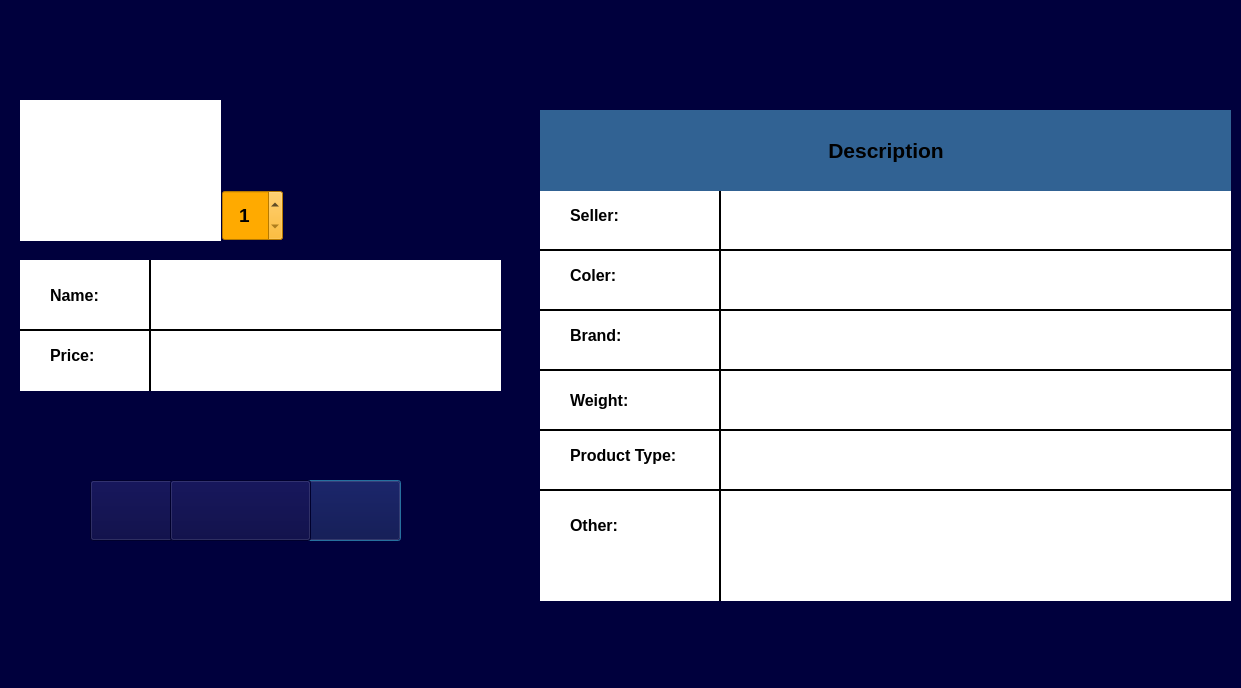
<?xml version="1.0" encoding="UTF-8"?>
<ui version="4.0">
 <class>add_to_cart</class>
 <widget class="QDialog" name="add_to_cart">
  <property name="geometry">
   <rect>
    <x>0</x>
    <y>0</y>
    <width>1241</width>
    <height>688</height>
   </rect>
  </property>
  <property name="windowTitle">
   <string>Dialog</string>
  </property>
  <property name="styleSheet">
   <string notr="true">background-color: rgb(0, 0, 61);
</string>
  </property>
  <widget class="QWidget" name="widget" native="true">
   <property name="geometry">
    <rect>
     <x>20</x>
     <y>100</y>
     <width>201</width>
     <height>141</height>
    </rect>
   </property>
   <property name="font">
    <font>
     <pointsize>1</pointsize>
    </font>
   </property>
   <property name="styleSheet">
    <string notr="true">background-color: rgb(255, 255, 255);</string>
   </property>
  </widget>
  <widget class="QPushButton" name="pushButton">
   <property name="geometry">
    <rect>
     <x>260</x>
     <y>480</y>
     <width>141</width>
     <height>61</height>
    </rect>
   </property>
   <property name="font">
    <font>
     <pointsize>12</pointsize>
     <bold>true</bold>
    </font>
   </property>
   <property name="styleSheet">
    <string notr="true">background-color: rgb(0, 0, 61);
background-image: url(:/new/prefix1/add to cart.png);
</string>
   </property>
   <property name="text">
    <string/>
   </property>
  </widget>
  <widget class="QPushButton" name="pushButton_2">
   <property name="geometry">
    <rect>
     <x>90</x>
     <y>480</y>
     <width>135</width>
     <height>61</height>
    </rect>
   </property>
   <property name="font">
    <font>
     <pointsize>12</pointsize>
     <bold>true</bold>
    </font>
   </property>
   <property name="styleSheet">
    <string notr="true">background-color: rgb(0, 0, 61);
background-image: url(:/new/prefix1/cancel.png);</string>
   </property>
   <property name="text">
    <string/>
   </property>
  </widget>
  <widget class="QWidget" name="widget_2" native="true">
   <property name="geometry">
    <rect>
     <x>540</x>
     <y>110</y>
     <width>691</width>
     <height>491</height>
    </rect>
   </property>
   <property name="styleSheet">
    <string notr="true">background-color: rgb(255, 255, 255);</string>
   </property>
   <widget class="Line" name="line_2">
    <property name="geometry">
     <rect>
      <x>170</x>
      <y>70</y>
      <width>20</width>
      <height>421</height>
     </rect>
    </property>
    <property name="styleSheet">
     <string notr="true">background-color: rgb();</string>
    </property>
    <property name="frameShadow">
     <enum>QFrame::Plain</enum>
    </property>
    <property name="lineWidth">
     <number>2</number>
    </property>
    <property name="orientation">
     <enum>Qt::Vertical</enum>
    </property>
   </widget>
   <widget class="Line" name="line_3">
    <property name="geometry">
     <rect>
      <x>0</x>
      <y>190</y>
      <width>691</width>
      <height>20</height>
     </rect>
    </property>
    <property name="styleSheet">
     <string notr="true">background-color: rgb();</string>
    </property>
    <property name="frameShadow">
     <enum>QFrame::Plain</enum>
    </property>
    <property name="lineWidth">
     <number>2</number>
    </property>
    <property name="orientation">
     <enum>Qt::Horizontal</enum>
    </property>
   </widget>
   <widget class="QLabel" name="label_3">
    <property name="geometry">
     <rect>
      <x>30</x>
      <y>150</y>
      <width>111</width>
      <height>31</height>
     </rect>
    </property>
    <property name="font">
     <font>
      <pointsize>12</pointsize>
      <bold>true</bold>
     </font>
    </property>
    <property name="text">
     <string>Coler:</string>
    </property>
   </widget>
   <widget class="QLabel" name="label_coler">
    <property name="geometry">
     <rect>
      <x>190</x>
      <y>150</y>
      <width>491</width>
      <height>31</height>
     </rect>
    </property>
    <property name="font">
     <font>
      <pointsize>18</pointsize>
      <bold>true</bold>
     </font>
    </property>
    <property name="text">
     <string/>
    </property>
   </widget>
   <widget class="Line" name="line_4">
    <property name="geometry">
     <rect>
      <x>0</x>
      <y>250</y>
      <width>691</width>
      <height>20</height>
     </rect>
    </property>
    <property name="styleSheet">
     <string notr="true">background-color: rgb();</string>
    </property>
    <property name="frameShadow">
     <enum>QFrame::Plain</enum>
    </property>
    <property name="lineWidth">
     <number>2</number>
    </property>
    <property name="orientation">
     <enum>Qt::Horizontal</enum>
    </property>
   </widget>
   <widget class="QLabel" name="label_4">
    <property name="geometry">
     <rect>
      <x>30</x>
      <y>210</y>
      <width>111</width>
      <height>31</height>
     </rect>
    </property>
    <property name="font">
     <font>
      <pointsize>12</pointsize>
      <bold>true</bold>
     </font>
    </property>
    <property name="text">
     <string>Brand:</string>
    </property>
   </widget>
   <widget class="QLabel" name="label_brand">
    <property name="geometry">
     <rect>
      <x>190</x>
      <y>210</y>
      <width>491</width>
      <height>41</height>
     </rect>
    </property>
    <property name="font">
     <font>
      <pointsize>18</pointsize>
      <bold>true</bold>
     </font>
    </property>
    <property name="text">
     <string/>
    </property>
   </widget>
   <widget class="Line" name="line_5">
    <property name="geometry">
     <rect>
      <x>0</x>
      <y>310</y>
      <width>691</width>
      <height>20</height>
     </rect>
    </property>
    <property name="styleSheet">
     <string notr="true">background-color: rgb();</string>
    </property>
    <property name="frameShadow">
     <enum>QFrame::Plain</enum>
    </property>
    <property name="lineWidth">
     <number>2</number>
    </property>
    <property name="orientation">
     <enum>Qt::Horizontal</enum>
    </property>
   </widget>
   <widget class="QLabel" name="label_5">
    <property name="geometry">
     <rect>
      <x>30</x>
      <y>270</y>
      <width>111</width>
      <height>41</height>
     </rect>
    </property>
    <property name="font">
     <font>
      <pointsize>12</pointsize>
      <bold>true</bold>
     </font>
    </property>
    <property name="text">
     <string>Weight:</string>
    </property>
   </widget>
   <widget class="QLabel" name="label_weight">
    <property name="geometry">
     <rect>
      <x>190</x>
      <y>270</y>
      <width>491</width>
      <height>41</height>
     </rect>
    </property>
    <property name="font">
     <font>
      <pointsize>18</pointsize>
      <bold>true</bold>
     </font>
    </property>
    <property name="text">
     <string/>
    </property>
   </widget>
   <widget class="Line" name="line_6">
    <property name="geometry">
     <rect>
      <x>0</x>
      <y>370</y>
      <width>691</width>
      <height>20</height>
     </rect>
    </property>
    <property name="styleSheet">
     <string notr="true">background-color: rgb();</string>
    </property>
    <property name="frameShadow">
     <enum>QFrame::Plain</enum>
    </property>
    <property name="lineWidth">
     <number>2</number>
    </property>
    <property name="orientation">
     <enum>Qt::Horizontal</enum>
    </property>
   </widget>
   <widget class="QLabel" name="label_6">
    <property name="geometry">
     <rect>
      <x>30</x>
      <y>330</y>
      <width>141</width>
      <height>31</height>
     </rect>
    </property>
    <property name="font">
     <font>
      <pointsize>12</pointsize>
      <bold>true</bold>
     </font>
    </property>
    <property name="text">
     <string>Product Type:</string>
    </property>
   </widget>
   <widget class="QLabel" name="label_type">
    <property name="geometry">
     <rect>
      <x>190</x>
      <y>330</y>
      <width>491</width>
      <height>41</height>
     </rect>
    </property>
    <property name="font">
     <font>
      <pointsize>18</pointsize>
      <bold>true</bold>
     </font>
    </property>
    <property name="text">
     <string/>
    </property>
   </widget>
   <widget class="Line" name="line_7">
    <property name="geometry">
     <rect>
      <x>0</x>
      <y>130</y>
      <width>691</width>
      <height>20</height>
     </rect>
    </property>
    <property name="styleSheet">
     <string notr="true">background-color: rgb();</string>
    </property>
    <property name="frameShadow">
     <enum>QFrame::Plain</enum>
    </property>
    <property name="lineWidth">
     <number>2</number>
    </property>
    <property name="orientation">
     <enum>Qt::Horizontal</enum>
    </property>
   </widget>
   <widget class="QLabel" name="label_2">
    <property name="geometry">
     <rect>
      <x>30</x>
      <y>90</y>
      <width>111</width>
      <height>31</height>
     </rect>
    </property>
    <property name="font">
     <font>
      <pointsize>12</pointsize>
      <bold>true</bold>
     </font>
    </property>
    <property name="text">
     <string>Seller:</string>
    </property>
   </widget>
   <widget class="QLabel" name="label_seller">
    <property name="geometry">
     <rect>
      <x>190</x>
      <y>90</y>
      <width>491</width>
      <height>41</height>
     </rect>
    </property>
    <property name="font">
     <font>
      <pointsize>18</pointsize>
      <bold>true</bold>
     </font>
    </property>
    <property name="text">
     <string/>
    </property>
   </widget>
   <widget class="QLabel" name="label_7">
    <property name="geometry">
     <rect>
      <x>0</x>
      <y>0</y>
      <width>692</width>
      <height>81</height>
     </rect>
    </property>
    <property name="font">
     <font>
      <pointsize>16</pointsize>
      <bold>true</bold>
     </font>
    </property>
    <property name="styleSheet">
     <string notr="true">background-color: rgb(49, 98, 147);
</string>
    </property>
    <property name="text">
     <string>Description</string>
    </property>
    <property name="textFormat">
     <enum>Qt::PlainText</enum>
    </property>
    <property name="scaledContents">
     <bool>false</bool>
    </property>
    <property name="alignment">
     <set>Qt::AlignCenter</set>
    </property>
   </widget>
   <widget class="QLabel" name="label_11">
    <property name="geometry">
     <rect>
      <x>30</x>
      <y>400</y>
      <width>141</width>
      <height>31</height>
     </rect>
    </property>
    <property name="font">
     <font>
      <pointsize>12</pointsize>
      <bold>true</bold>
     </font>
    </property>
    <property name="text">
     <string>Other:</string>
    </property>
   </widget>
   <widget class="QLabel" name="label_other">
    <property name="geometry">
     <rect>
      <x>222</x>
      <y>389</y>
      <width>441</width>
      <height>81</height>
     </rect>
    </property>
    <property name="font">
     <font>
      <pointsize>18</pointsize>
      <bold>true</bold>
     </font>
    </property>
    <property name="text">
     <string/>
    </property>
   </widget>
  </widget>
  <widget class="QLabel" name="label_8">
   <property name="geometry">
    <rect>
     <x>20</x>
     <y>10</y>
     <width>601</width>
     <height>81</height>
    </rect>
   </property>
   <property name="text">
    <string/>
   </property>
  </widget>
  <widget class="QLabel" name="label_9">
   <property name="geometry">
    <rect>
     <x>640</x>
     <y>10</y>
     <width>601</width>
     <height>81</height>
    </rect>
   </property>
   <property name="text">
    <string/>
   </property>
  </widget>
  <widget class="QWidget" name="widget_3" native="true">
   <property name="geometry">
    <rect>
     <x>20</x>
     <y>260</y>
     <width>481</width>
     <height>131</height>
    </rect>
   </property>
   <property name="styleSheet">
    <string notr="true">background-image: url();
background-color: rgb(255, 255, 255);</string>
   </property>
   <widget class="QLabel" name="label">
    <property name="geometry">
     <rect>
      <x>30</x>
      <y>20</y>
      <width>71</width>
      <height>31</height>
     </rect>
    </property>
    <property name="font">
     <font>
      <pointsize>12</pointsize>
      <bold>true</bold>
     </font>
    </property>
    <property name="text">
     <string>Name:</string>
    </property>
   </widget>
   <widget class="QLabel" name="label_10">
    <property name="geometry">
     <rect>
      <x>30</x>
      <y>80</y>
      <width>71</width>
      <height>31</height>
     </rect>
    </property>
    <property name="font">
     <font>
      <pointsize>12</pointsize>
      <bold>true</bold>
     </font>
    </property>
    <property name="text">
     <string>Price:</string>
    </property>
   </widget>
   <widget class="QLabel" name="label_name">
    <property name="geometry">
     <rect>
      <x>140</x>
      <y>10</y>
      <width>331</width>
      <height>51</height>
     </rect>
    </property>
    <property name="font">
     <font>
      <pointsize>18</pointsize>
      <bold>true</bold>
     </font>
    </property>
    <property name="text">
     <string/>
    </property>
   </widget>
   <widget class="QLabel" name="label_price">
    <property name="geometry">
     <rect>
      <x>140</x>
      <y>80</y>
      <width>261</width>
      <height>31</height>
     </rect>
    </property>
    <property name="font">
     <font>
      <pointsize>18</pointsize>
      <bold>true</bold>
     </font>
    </property>
    <property name="styleSheet">
     <string notr="true">color: rgb(255, 0, 0);</string>
    </property>
    <property name="text">
     <string/>
    </property>
   </widget>
  </widget>
  <widget class="Line" name="line_8">
   <property name="geometry">
    <rect>
     <x>20</x>
     <y>320</y>
     <width>481</width>
     <height>20</height>
    </rect>
   </property>
   <property name="styleSheet">
    <string notr="true">background-color: rgb();</string>
   </property>
   <property name="frameShadow">
    <enum>QFrame::Plain</enum>
   </property>
   <property name="lineWidth">
    <number>2</number>
   </property>
   <property name="orientation">
    <enum>Qt::Horizontal</enum>
   </property>
  </widget>
  <widget class="Line" name="line_9">
   <property name="geometry">
    <rect>
     <x>140</x>
     <y>260</y>
     <width>20</width>
     <height>131</height>
    </rect>
   </property>
   <property name="styleSheet">
    <string notr="true">background-color: rgb();</string>
   </property>
   <property name="frameShadow">
    <enum>QFrame::Plain</enum>
   </property>
   <property name="lineWidth">
    <number>2</number>
   </property>
   <property name="orientation">
    <enum>Qt::Vertical</enum>
   </property>
  </widget>
  <widget class="QPushButton" name="pushButton_4">
   <property name="geometry">
    <rect>
     <x>170</x>
     <y>480</y>
     <width>141</width>
     <height>61</height>
    </rect>
   </property>
   <property name="styleSheet">
    <string notr="true">background-image: url(:/new/prefix1/backadmin.png);</string>
   </property>
   <property name="text">
    <string/>
   </property>
  </widget>
  <widget class="QSpinBox" name="spinBox">
   <property name="geometry">
    <rect>
     <x>222</x>
     <y>190</y>
     <width>61</width>
     <height>51</height>
    </rect>
   </property>
   <property name="font">
    <font>
     <pointsize>14</pointsize>
     <bold>true</bold>
    </font>
   </property>
   <property name="styleSheet">
    <string notr="true">background-color: rgb(255, 170, 0);</string>
   </property>
   <property name="alignment">
    <set>Qt::AlignCenter</set>
   </property>
   <property name="minimum">
    <number>1</number>
   </property>
  </widget>
 </widget>
 <resources/>
 <connections/>
</ui>
